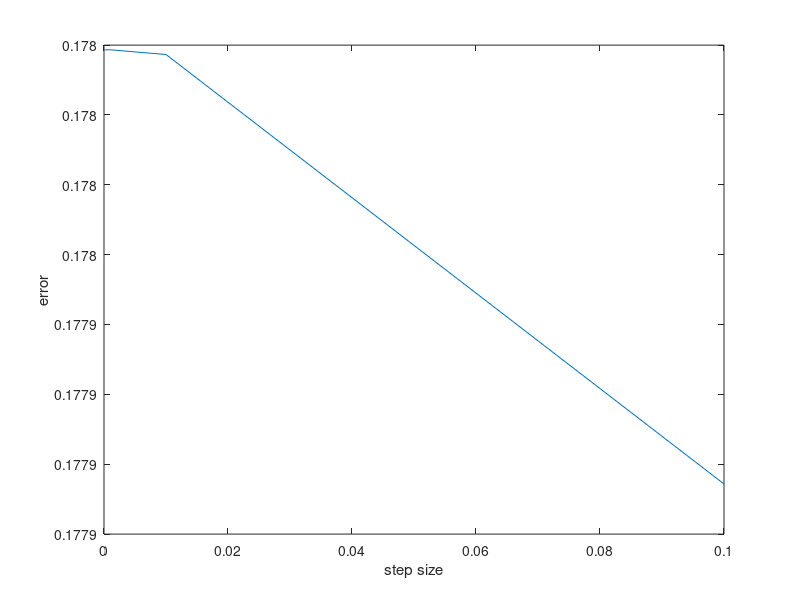

The MATLAB script that drew this image:
% calculating derivative of arctan(x) and further calculating error
% between true value and value obtained using taylor series for various
% step size h from 1.00e-1 to 1.00e-100 and plotting a graph between them
x=2.1;
trueVal=1/(1+x^2);
h=[];
error=[];
for i=1:100
    h(i)=10^-i;
    approxVal=(atan(x+h)-atan(x))/h;
    error(i)=approxVal;
end
plot(h,error);
xlabel('step size');
ylabel('error');